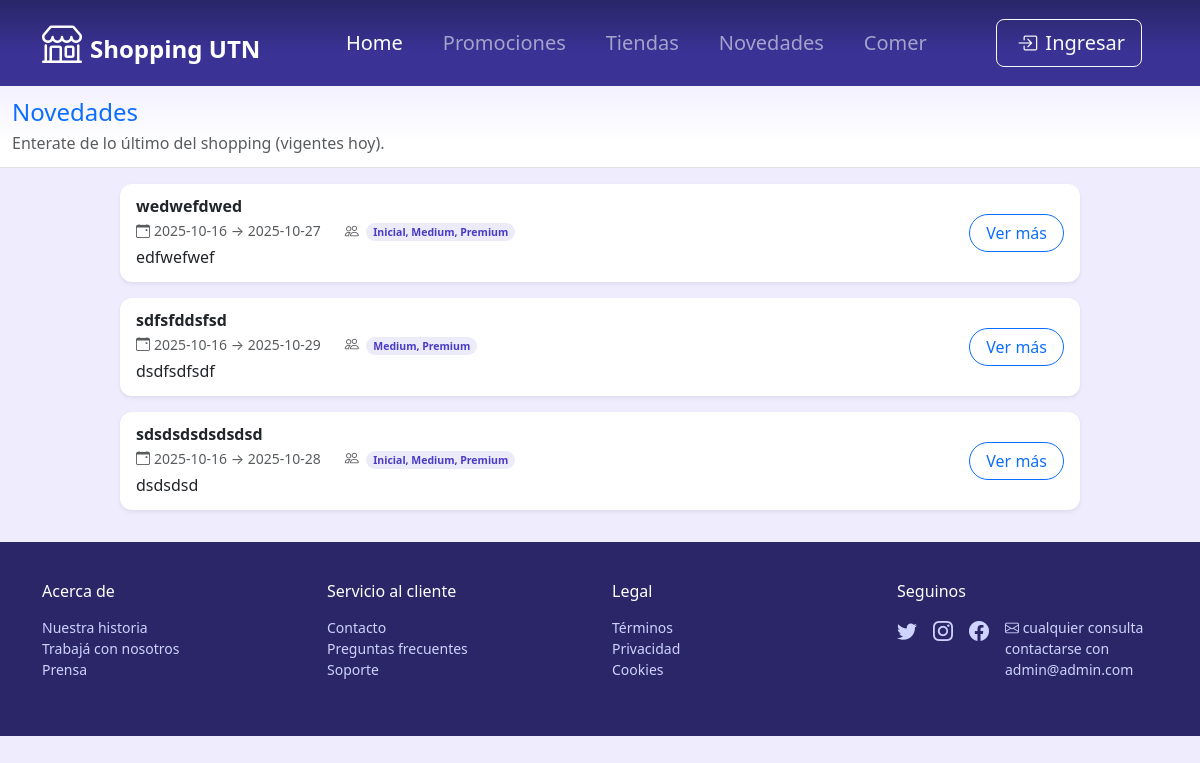
The page /View/Novedades.php on the database as committed earlier.
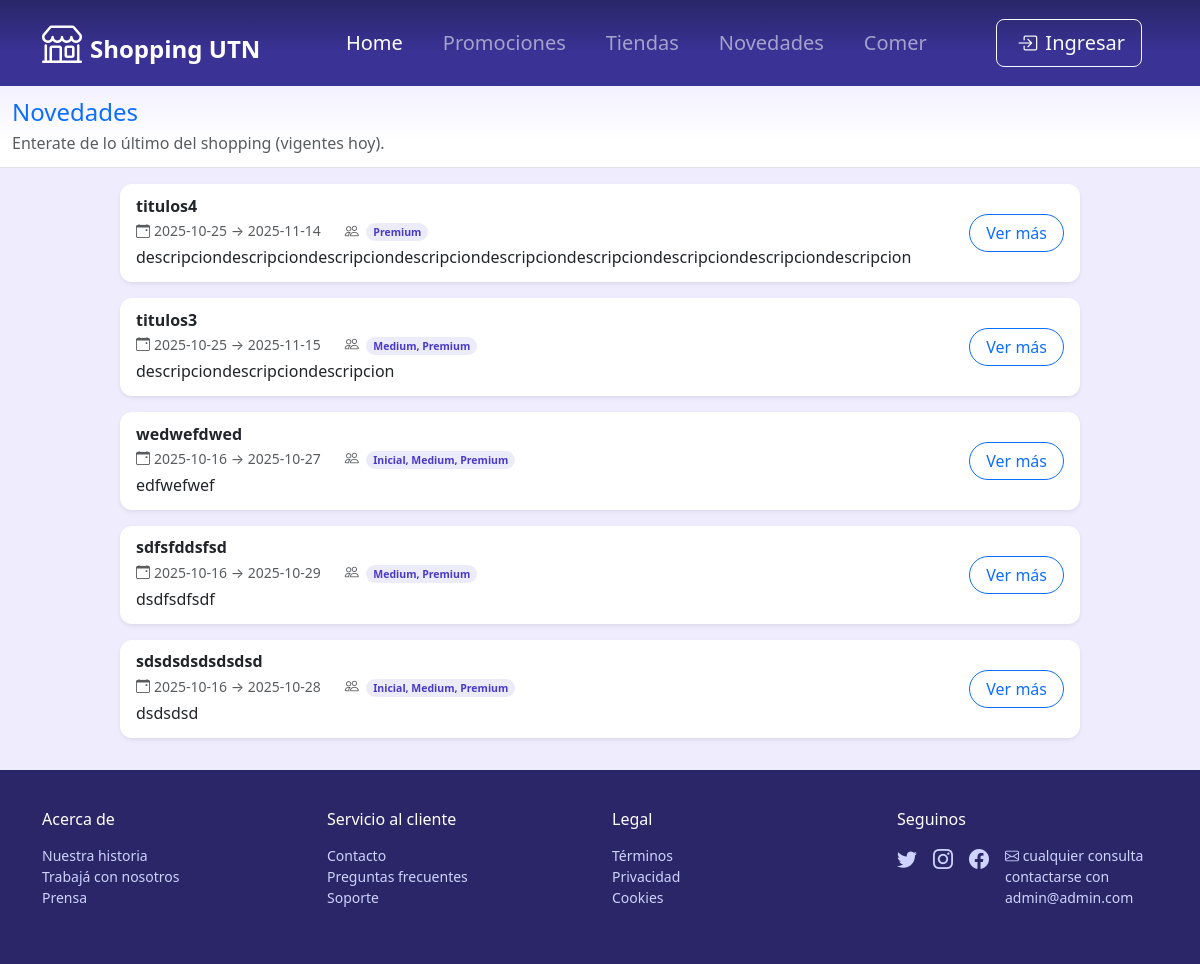
The same page on the database as committed later.
### tables this page shows
CREATE TABLE `novedad` (
  `IDnovedad` int NOT NULL AUTO_INCREMENT,
  `desde` date NOT NULL,
  `hasta` date NOT NULL,
  `usuarioHabilitado` varchar(45) NOT NULL,
  `descripcion` varchar(1000) DEFAULT NULL,
  `cabecera` varchar(3000) DEFAULT NULL,
  `cuerpo` varchar(7000) DEFAULT NULL,
  `imagen` blob,
  PRIMARY KEY (`IDnovedad`)
);

### Model/ListarNovedades.php (called while the page is built, shortened)
<?php
function categoriasPermitidas(?string $min): array {
    $min = $min ? strtolower(trim($min)) : '';
    switch ($min) {
        case 'inicial': return ['Inicial','Medium','Premium'];
        case 'medium':  return ['Medium','Premium'];
        case 'premium': return ['Premium'];
    }
}
if (!function_exists('listarNovedadesVigentes')) {
  function listarNovedadesVigentes(int $limit = 30): array {
    $pdo = getConnection();
    $sql = "
      SELECT
        n.IDnovedad,
        n.desde,
        n.hasta,
        n.usuarioHabilitado,
        n.descripcion,
        n.cabecera,
        n.cuerpo
      FROM novedad n
      WHERE CURDATE() BETWEEN n.desde AND n.hasta
      ORDER BY n.desde DESC, n.IDnovedad DESC
      LIMIT :lim
    ";
    $st = $pdo->prepare($sql);
    $st->bindValue(':lim', $limit, PDO::PARAM_INT);
    $st->execute();
    $rows = $st->fetchAll(PDO::FETCH_ASSOC) ?: [];
    return $rows;
  }
}

### View/Novedades.php (the view, shortened to what this page needs)
<?php
include("../Model/ListarNovedades.php");
if (isset($_SESSION['Categoria'])) {
    $novedades = listarNovedadesVigentesCategoria($_SESSION['Categoria'], 50);
} else {
  $novedades = listarNovedadesVigentes(30);
}
function h($v): string
{
    if (is_scalar($v)) {
        return htmlspecialchars((string)$v, ENT_QUOTES, 'UTF-8');
    }
    if (is_array($v)) {
        $items = [];
        foreach ($v as $item) {
            if (is_scalar($item) || (is_object($item) && method_exists($item, '__toString'))) {
                $items[] = htmlspecialchars((string)$item, ENT_QUOTES, 'UTF-8');
            } else {
                $json = json_encode($item, JSON_UNESCAPED_UNICODE | JSON_UNESCAPED_SLASHES);
                $items[] = htmlspecialchars($json !== false ? $json : '', ENT_QUOTES, 'UTF-8');
            }
        }
        return implode(', ', $items);
    }
    $json = json_encode($v, JSON_UNESCAPED_UNICODE | JSON_UNESCAPED_SLASHES);
    return $json === false ? '' : htmlspecialchars($json, ENT_QUOTES, 'UTF-8');
}
function recorte($txt, $len=160){ return h(mb_strimwidth((string)$txt, 0, $len, '…', 'UTF-8')); }
?>
<!doctype html>
<html lang="es" data-bs-theme="light">
<head>
  <link rel="stylesheet" href="https://cdn.jsdelivr.net/npm/bootstrap@5.3.3/dist/css/bootstrap.min.css">
  <link rel="stylesheet" href="https://cdn.jsdelivr.net/npm/bootstrap-icons@1.11.3/font/bootstrap-icons.css">
</head>
<body class="page-novedades" style=" background-color: #eeecfd">
  <?php include_once(__DIR__ . "/../layouts/Navbar.php"); ?>
  <section class="hero border-bottom">
    <div class="container-xxl">
      <h1 class="h4 text-primary">Novedades</h1>
      <p class="text-body-secondary">Enterate de lo último del shopping (vigentes hoy).</p>
    </div>
  </section>
  <main class="container-xxl">
    <?php if (empty($novedades)): ?>
      <div class="alert alert-light border text-body-secondary mb-0">No hay novedades vigentes por el momento.</div>
    <?php else: ?>
      <div class="news-wrap">
        <?php foreach ($novedades as $n): ?>
          <?php
            $cabecera   = $n['cabecera'] ?? '';
            $desc       = $n['descripcion'] ?? '';
            $cuerpo     = $n['cuerpo'] ?? '';
            $desde      = $n['desde'] ?? '';
            $hasta      = $n['hasta'] ?? '';
            $visiblePara= $n['categorias_permitidas'] ?: 'Todos';
          ?>
          <article class="card news-card shadow-sm border-0 mb-3">
            <div class="card-body d-flex flex-column flex-lg-row align-items-lg-center gap-3">
              <div class="flex-grow-1">
                <h2 class="h6 mb-1 fw-semibold"><?= h($cabecera ?: $desc) ?></h2>
                <ul class="list-inline text-body-secondary small mb-1 d-flex flex-wrap gap-3">
                  <li class="list-inline-item">
                    <i class="bi bi-calendar-event me-1"></i><?= h($desde) ?> → <?= h($hasta) ?>
                  </li>
                  <li class="list-inline-item">
                    <i class="bi bi-people me-1"></i>
                    <span class="badge rounded-pill" style="background:rgba(74,59,199,.10);color:#4A3BC7;"><?= h($visiblePara) ?></span>
                  </li>
                </ul>
                <p class="mb-0 text-body"><?= recorte($desc ?: $cuerpo, 180) ?></p>
              </div>
              <div class="ms-lg-auto">
                <button
                  class="btn btn-outline-primary rounded-pill px-3"
                  data-bs-toggle="modal" data-bs-target="#novedadModal"
                  data-cabecera="<?= h($cabecera ?: '—') ?>"
                  data-descripcion="<?= h($desc ?: '—') ?>"
                  data-cuerpo="<?= h($cuerpo ?: '—') ?>"
                  data-desde="<?= h($desde) ?>"
                  data-hasta="<?= h($hasta) ?>"
                  data-visible="<?= h($visiblePara) ?>"
                >Ver más</button>
              </div>
            </div>
          </article>
        <?php endforeach; ?>
      </div>
    <?php endif; ?>
  </main>
  <?php include_once(__DIR__ . "/../layouts/footer.php"); ?>
</body>
</html>

Rows that differ between the two databases and show on the page:
added novedad: cabecera "titulos4", desde "2025-10-25", hasta "2025-11-14", visiblePara "Premium", descripcion "descripciondescripciondescripciondescripciondescripciondescripciondescripciondescripciondescripcion"
added novedad: cabecera "titulos3", desde "2025-10-25", hasta "2025-11-15", visiblePara "Medium, Premium", descripcion "descripciondescripciondescripcion"
